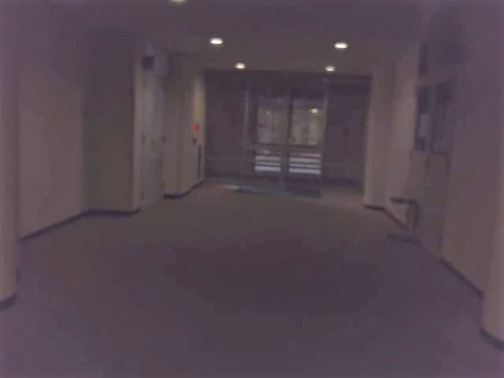
#> input picture image_segnet/img/0resized.jpg, 504 x 378 px
$ jupyter execute segnet_1.ipynb
#> lines starting #> are read from the running program, lines starting #| are printed output that depends on the picture
[cell 1]
#参考：https://qiita.com/otakoma/items/2f40e583980013acb2f7?utm_campaign=popular_items&utm_medium=feed&utm_source=popular_items

[cell 2]
#labelmeでアノテーションしたjsonファイルからラベル画像を作成

[cell 3]
import json
import glob
from PIL import Image, ImageDraw
import os

[cell 4]
lbl_dir_gen = "./image_segnet/lbl/"

[cell 5]
pil_img = Image.open('./image_segnet/img/0resized.jpg')
#> pil_img is the input picture: PIL image 504x378 RGB; mean R, G, B 84.6, 71.6, 80.2
pil_img = pil_img.convert("P")
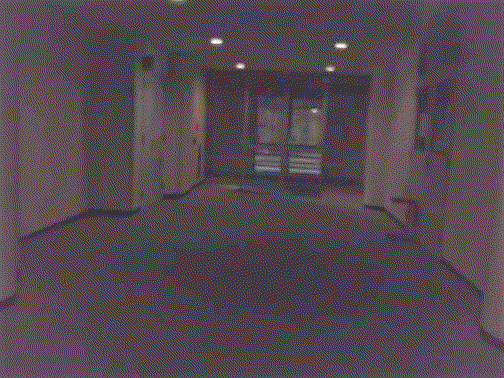
#> pil_img: PIL image 504x378 P; mean R, G, B 84.6, 71.4, 80.2
palette = pil_img.getpalette()
#> palette = 678 values, max 255 at index 45, min 0 at index 0, mean 121.9

[cell 6]
path=('./image_segnet/img_json/*.json')
fileList=glob.glob(path)

[cell 7]
for i,f in enumerate(fileList):
    file = open(f, 'r')

    jsonData = json.load(file)
    h = jsonData['imageHeight']
    w = jsonData['imageWidth']
    points = jsonData['shapes'][0]['points']
    array = []
    for j,p in enumerate(points):
        array.append(p[0])
        array.append(p[1])

    if(len(jsonData['shapes']) > 1):
        points2 = jsonData['shapes'][1]['point']
        array2 = []
        for j,p in enumerate(point2):
            array2.append(p[0])
            array2.append(p[1])

    basename = os.path.basename(f)
    root_ext_pair = os.path.splitext(basename)
    file.close()

    im = Image.new('P', (w, h), )
    draw = ImageDraw.Draw(im)
    draw.polygon(array,  fill=1 ,outline=255) #fill=21
    #if(len(jsonData['shapes']) > 1):
    #   draw.polygon(array2, fill=21, outline=255) #fill=21
    im.putpalette(palette)
    im.save(lbl_dir_gen + root_ext_pair[0] + ".png", quality = 100)


$ run again, with image_segnet/img/100resized.jpg copied over image_segnet/img/0resized.jpg
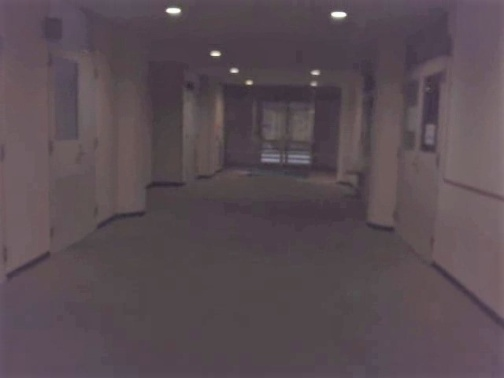
#> input picture image_segnet/img/100resized.jpg, 504 x 378 px
#> pil_img is the input picture: PIL image 504x378 RGB; mean R, G, B 89.6, 76.7, 83.1
#> `pil_img = pil_img.convert("P")`:
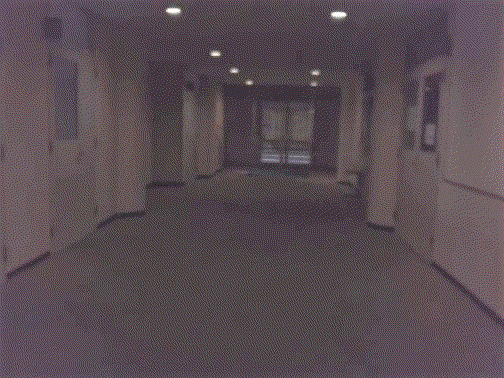
#> pil_img: PIL image 504x378 P; mean R, G, B 89.6, 76.6, 83.1
#> palette = 678 values, max 255 at index 45, min 0 at index 0, mean 121.9
